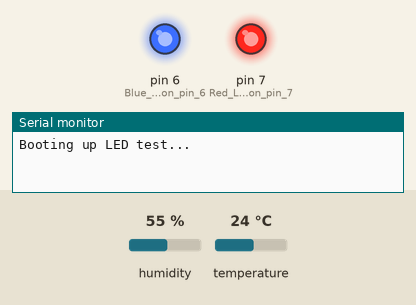
This sketch was run on a simulated Arduino Uno, built with avr-gcc and run on an emulated ATmega328P. Shown: output pins drawn as LEDs (lit = HIGH), the last lines printed to the serial monitor. The inputs (shaded band) are chosen by the test bench; at power-on: humidity 55 %, temperature 24 °C.

Above: at 0.1 s.
At 5.1 s:
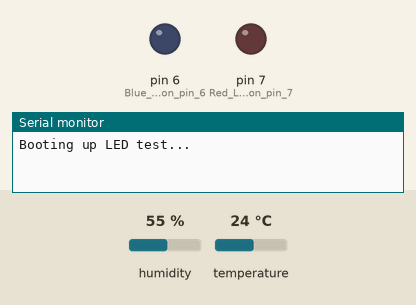
At 12.1 s:
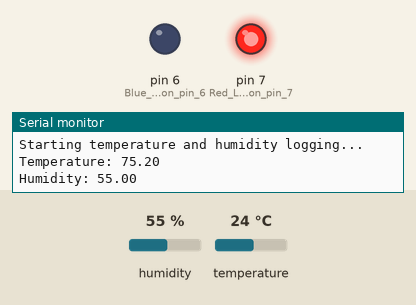
Timing chart, 0 to 13.6 s (numbered marks = the images above):
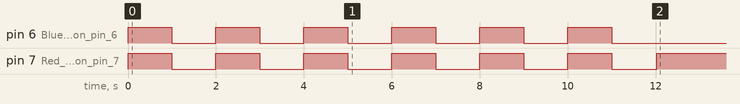

The sketch:

temp-humidity.ino
```cpp
#include <dht.h>

dht DHT;                  // dht object

#define DHT11_PIN 2       // Temp and humidity sensor on pin 2

void setup() {
  Serial.begin(115200);
  pinMode(7, OUTPUT);     // Red LED on pin 7
  pinMode(6, OUTPUT);     // Blue LED on pin 6
  Serial.print("Booting up LED test...\n");
  bootup_led_test();
  Serial.print("Starting temperature and humidity logging...\n\n");
}

void loop() {
  // put your main code here, to run repeatedly:
 output_pin_value();
 delay(30000);
}

void output_pin_value() {
  int sensor_val = DHT.read11(DHT11_PIN);

  // Serial output some debug info
  Serial.print("Temperature: ");
  Serial.print(get_temperature());
  Serial.print("\n");
  Serial.print("Humidity: ");
  Serial.print(get_humidity());
  Serial.print("\n\n");

  // Based on thresholds show red or blue LED
  if(get_temperature() > 70.0) {
    digitalWrite(6, LOW);
    digitalWrite(7, HIGH);
  } else {
    digitalWrite(7, LOW);
    digitalWrite(6, HIGH);
  }
}

float get_temperature() {
  return (9.0 / 5.0) * DHT.temperature + 32;  // C to F conversion formula
}

float get_humidity() {
  return DHT.humidity;
}

void bootup_led_test() {
  for(int i = 0; i <= 5; i++) {
    digitalWrite(6, HIGH);
    digitalWrite(7, HIGH);
    delay(1000);
    digitalWrite(6, LOW);
    digitalWrite(7, LOW);
    delay(1000);
  }
}
```

Measured:
- by itself, pin 7 (Red_LED_on_pin_7): alternates HIGH for 1.0 s and LOW for 1.0 s, 12 changes in all, then stays HIGH
